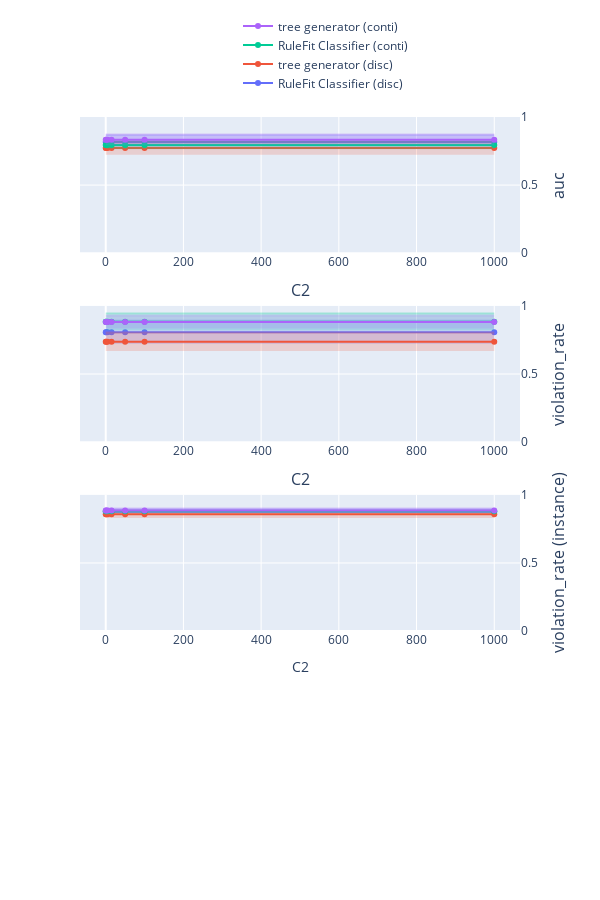

The cell this chart's notebook holds for it:
### Code cell
import plotly.graph_objects as go
from plotly.subplots import make_subplots


# グラフのデータを準備
# index = ['l-SVM-p', 'r-SVM-p', 'LogReg-p']

# index = [
#     'linear svm (L)', 
#     'non-linear svm (L)', 
#     'logistic regression (L)'
# ]

# index = [
#     'linear svm', 
#     'non-linear svm', 
#     'logistic regression'
# ]

index = [
    'RuleFit Classifier (disc)',
    'tree generator (disc)',
    'RuleFit Classifier (conti)', 
    'tree generator (conti)',
]

columns = ['auc', 'violation_rate', 'violation_rate (instance)']

title_text = "C2"


# サブプロットの作成
# fig = make_subplots(rows=1, cols=2, subplot_titles=('AUC', 'ルール違反率'))
fig = make_subplots(rows=len(index), cols=1)
showlegend=True

for row_num, col in enumerate(columns):
    tmp_mean = pd.DataFrame(
        [{info: df.loc[model_name, col] for info, df in zip(infos, dfs_mean)} for model_name in index],
        index=index
    )
    tmp_std = pd.DataFrame(
        [{info: df.loc[model_name, col] for info, df in zip(infos, dfs_std)} for model_name in index],
        index=index
    )

    # グラフ1: AUC
    for i in range(len(tmp_mean)):
        fig.add_trace(
            go.Scatter(
                x=tmp_mean.columns,
                y=tmp_mean.iloc[i, :],
                mode='lines+markers',
                name=tmp_mean.index[i],
                line=dict(color=colors_mean[i]),  # ラインの色を設定
                marker=dict(color=colors_mean[i]),  # マーカーの色を設定
                showlegend=showlegend,
            ),
            row=row_num+1, col=1
        )
        fig.add_trace(
            go.Scatter(
                x=tmp_mean.columns,
                y=tmp_mean.iloc[i, :] + tmp_std.iloc[i, :],
                mode='lines',
                line=dict(color=colors_std[i]),  # ラインの色を設定
                showlegend=False
            ),
            row=row_num+1, col=1
        )
        fig.add_trace(
            go.Scatter(
                x=tmp_mean.columns,
                y=tmp_mean.iloc[i, :] - tmp_std.iloc[i, :],
                mode='lines',
                fill='tonexty',
                fillcolor=colors_std[i],
                line=dict(color='rgba(255,255,255,0)'),
                showlegend=False
            ),
            row=row_num+1, col=1
        )
    
    # x, y 軸の設定
    fig.update_xaxes(title_text=title_text, row=row_num+1, col=1)
    fig.update_yaxes(title_text=col, range=[0, 1], row=row_num+1, col=1, side='right', title_font=dict(size=16))

    showlegend=False
    
# レイアウトの設定
fig.update_layout(
    height=len(columns) * 300,
    width=600,
    xaxis=dict(
        domain=[0, 1],  # 左側のsubplotの幅を調整
        title_font=dict(size=16)
    ),
    xaxis2=dict(
        domain=[0, 1],  # 右側のsubplotの幅を調整
        title_font=dict(size=16)
    ),
    legend=dict(
        x=0.5,
        y=1.15,
        orientation='h'  # 水平配置
    ),
)


# グラフの表示
fig.show()

### Figure 1 — Plotly figure (JSON) as saved in the notebook; plotly's stock layout.template omitted (floating-point values rounded to 4 significant figures)
{"data": [{"line": {"color": "rgba(99,110,250,1)"}, "marker": {"color": "rgba(99,110,250,1)"}, "mode": "lines+markers", "name": "RuleFit Classifier (disc)", "showlegend": true, "type": "scatter", "x": [0.1, 1, 5, 15, 50, 100, 1000], "xaxis": "x", "y": [0.8161, 0.8161, 0.8161, 0.8161, 0.8161, 0.8161, 0.8161], "yaxis": "y"}, {"line": {"color": "rgba(99,110,250,0.2)"}, "mode": "lines", "showlegend": false, "type": "scatter", "x": [0.1, 1, 5, 15, 50, 100, 1000], "xaxis": "x", "y": [0.8675, 0.8675, 0.8675, 0.8675, 0.8675, 0.8675, 0.8675], "yaxis": "y"}, {"fill": "tonexty", "fillcolor": "rgba(99,110,250,0.2)", "line": {"color": "rgba(255,255,255,0)"}, "mode": "lines", "showlegend": false, "type": "scatter", "x": [0.1, 1, 5, 15, 50, 100, 1000], "xaxis": "x", "y": [0.7647, 0.7647, 0.7647, 0.7647, 0.7647, 0.7647, 0.7647], "yaxis": "y"}, {"line": {"color": "rgba(239,85,59,1)"}, "marker": {"color": "rgba(239,85,59,1)"}, "mode": "lines+markers", "name": "tree generator (disc)", "showlegend": true, "type": "scatter", "x": [0.1, 1, 5, 15, 50, 100, 1000], "xaxis": "x", "y": [0.7723, 0.7723, 0.7723, 0.7723, 0.7723, 0.7723, 0.7723], "yaxis": "y"}, {"line": {"color": "rgba(239,85,59,0.2)"}, "mode": "lines", "showlegend": false, "type": "scatter", "x": [0.1, 1, 5, 15, 50, 100, 1000], "xaxis": "x", "y": [0.8214, 0.8214, 0.8214, 0.8214, 0.8214, 0.8214, 0.8214], "yaxis": "y"}, {"fill": "tonexty", "fillcolor": "rgba(239,85,59,0.2)", "line": {"color": "rgba(255,255,255,0)"}, "mode": "lines", "showlegend": false, "type": "scatter", "x": [0.1, 1, 5, 15, 50, 100, 1000], "xaxis": "x", "y": [0.7232, 0.7232, 0.7232, 0.7232, 0.7232, 0.7232, 0.7232], "yaxis": "y"}, {"line": {"color": "rgba(0,204,150,1)"}, "marker": {"color": "rgba(0,204,150,1)"}, "mode": "lines+markers", "name": "RuleFit Classifier (conti)", "showlegend": true, "type": "scatter", "x": [0.1, 1, 5, 15, 50, 100, 1000], "xaxis": "x", "y": [0.7951, 0.7951, 0.7951, 0.7951, 0.7951, 0.7951, 0.7951], "yaxis": "y"}, {"line": {"color": "rgba(0,204,150,0.2)"}, "mode": "lines", "showlegend": false, "type": "scatter", "x": [0.1, 1, 5, 15, 50, 100, 1000], "xaxis": "x", "y": [0.8276, 0.8276, 0.8276, 0.8276, 0.8276, 0.8276, 0.8276], "yaxis": "y"}, {"fill": "tonexty", "fillcolor": "rgba(0,204,150,0.2)", "line": {"color": "rgba(255,255,255,0)"}, "mode": "lines", "showlegend": false, "type": "scatter", "x": [0.1, 1, 5, 15, 50, 100, 1000], "xaxis": "x", "y": [0.7626, 0.7626, 0.7626, 0.7626, 0.7626, 0.7626, 0.7626], "yaxis": "y"}, {"line": {"color": "rgba(171,99,250,1)"}, "marker": {"color": "rgba(171,99,250,1)"}, "mode": "lines+markers", "name": "tree generator (conti)", "showlegend": true, "type": "scatter", "x": [0.1, 1, 5, 15, 50, 100, 1000], "xaxis": "x", "y": [0.8326, 0.8326, 0.8326, 0.8326, 0.8326, 0.8326, 0.8326], "yaxis": "y"}, {"line": {"color": "rgba(171,99,250,0.2)"}, "mode": "lines", "showlegend": false, "type": "scatter", "x": [0.1, 1, 5, 15, 50, 100, 1000], "xaxis": "x", "y": [0.8726, 0.8726, 0.8726, 0.8726, 0.8726, 0.8726, 0.8726], "yaxis": "y"}, {"fill": "tonexty", "fillcolor": "rgba(171,99,250,0.2)", "line": {"color": "rgba(255,255,255,0)"}, "mode": "lines", "showlegend": false, "type": "scatter", "x": [0.1, 1, 5, 15, 50, 100, 1000], "xaxis": "x", "y": [0.7926, 0.7926, 0.7926, 0.7926, 0.7926, 0.7926, 0.7926], "yaxis": "y"}, {"line": {"color": "rgba(99,110,250,1)"}, "marker": {"color": "rgba(99,110,250,1)"}, "mode": "lines+markers", "name": "RuleFit Classifier (disc)", "showlegend": false, "type": "scatter", "x": [0.1, 1, 5, 15, 50, 100, 1000], "xaxis": "x2", "y": [0.8072, 0.8072, 0.8072, 0.8072, 0.8072, 0.8072, 0.8072], "yaxis": "y2"}, {"line": {"color": "rgba(99,110,250,0.2)"}, "mode": "lines", "showlegend": false, "type": "scatter", "x": [0.1, 1, 5, 15, 50, 100, 1000], "xaxis": "x2", "y": [0.8932, 0.8932, 0.8932, 0.8932, 0.8932, 0.8932, 0.8932], "yaxis": "y2"}, {"fill": "tonexty", "fillcolor": "rgba(99,110,250,0.2)", "line": {"color": "rgba(255,255,255,0)"}, "mode": "lines", "showlegend": false, "type": "scatter", "x": [0.1, 1, 5, 15, 50, 100, 1000], "xaxis": "x2", "y": [0.7212, 0.7212, 0.7212, 0.7212, 0.7212, 0.7212, 0.7212], "yaxis": "y2"}, {"line": {"color": "rgba(239,85,59,1)"}, "marker": {"color": "rgba(239,85,59,1)"}, "mode": "lines+markers", "name": "tree generator (disc)", "showlegend": false, "type": "scatter", "x": [0.1, 1, 5, 15, 50, 100, 1000], "xaxis": "x2", "y": [0.7366, 0.7366, 0.7366, 0.7366, 0.7366, 0.7366, 0.7366], "yaxis": "y2"}, {"line": {"color": "rgba(239,85,59,0.2)"}, "mode": "lines", "showlegend": false, "type": "scatter", "x": [0.1, 1, 5, 15, 50, 100, 1000], "xaxis": "x2", "y": [0.8046, 0.8046, 0.8046, 0.8046, 0.8046, 0.8046, 0.8046], "yaxis": "y2"}, {"fill": "tonexty", "fillcolor": "rgba(239,85,59,0.2)", "line": {"color": "rgba(255,255,255,0)"}, "mode": "lines", "showlegend": false, "type": "scatter", "x": [0.1, 1, 5, 15, 50, 100, 1000], "xaxis": "x2", "y": [0.6687, 0.6687, 0.6687, 0.6687, 0.6687, 0.6687, 0.6687], "yaxis": "y2"}, {"line": {"color": "rgba(0,204,150,1)"}, "marker": {"color": "rgba(0,204,150,1)"}, "mode": "lines+markers", "name": "RuleFit Classifier (conti)", "showlegend": false, "type": "scatter", "x": [0.1, 1, 5, 15, 50, 100, 1000], "xaxis": "x2", "y": [0.883, 0.883, 0.883, 0.883, 0.883, 0.883, 0.883], "yaxis": "y2"}, {"line": {"color": "rgba(0,204,150,0.2)"}, "mode": "lines", "showlegend": false, "type": "scatter", "x": [0.1, 1, 5, 15, 50, 100, 1000], "xaxis": "x2", "y": [0.9466, 0.9466, 0.9466, 0.9466, 0.9466, 0.9466, 0.9466], "yaxis": "y2"}, {"fill": "tonexty", "fillcolor": "rgba(0,204,150,0.2)", "line": {"color": "rgba(255,255,255,0)"}, "mode": "lines", "showlegend": false, "type": "scatter", "x": [0.1, 1, 5, 15, 50, 100, 1000], "xaxis": "x2", "y": [0.8193, 0.8193, 0.8193, 0.8193, 0.8193, 0.8193, 0.8193], "yaxis": "y2"}, {"line": {"color": "rgba(171,99,250,1)"}, "marker": {"color": "rgba(171,99,250,1)"}, "mode": "lines+markers", "name": "tree generator (conti)", "showlegend": false, "type": "scatter", "x": [0.1, 1, 5, 15, 50, 100, 1000], "xaxis": "x2", "y": [0.8817, 0.8817, 0.8817, 0.8817, 0.8817, 0.8817, 0.8817], "yaxis": "y2"}, {"line": {"color": "rgba(171,99,250,0.2)"}, "mode": "lines", "showlegend": false, "type": "scatter", "x": [0.1, 1, 5, 15, 50, 100, 1000], "xaxis": "x2", "y": [0.9289, 0.9289, 0.9289, 0.9289, 0.9289, 0.9289, 0.9289], "yaxis": "y2"}, {"fill": "tonexty", "fillcolor": "rgba(171,99,250,0.2)", "line": {"color": "rgba(255,255,255,0)"}, "mode": "lines", "showlegend": false, "type": "scatter", "x": [0.1, 1, 5, 15, 50, 100, 1000], "xaxis": "x2", "y": [0.8345, 0.8345, 0.8345, 0.8345, 0.8345, 0.8345, 0.8345], "yaxis": "y2"}, {"line": {"color": "rgba(99,110,250,1)"}, "marker": {"color": "rgba(99,110,250,1)"}, "mode": "lines+markers", "name": "RuleFit Classifier (disc)", "showlegend": false, "type": "scatter", "x": [0.1, 1, 5, 15, 50, 100, 1000], "xaxis": "x3", "y": [0.8755, 0.8755, 0.8755, 0.8755, 0.8755, 0.8755, 0.8755], "yaxis": "y3"}, {"line": {"color": "rgba(99,110,250,0.2)"}, "mode": "lines", "showlegend": false, "type": "scatter", "x": [0.1, 1, 5, 15, 50, 100, 1000], "xaxis": "x3", "y": [0.8956, 0.8956, 0.8956, 0.8956, 0.8956, 0.8956, 0.8956], "yaxis": "y3"}, {"fill": "tonexty", "fillcolor": "rgba(99,110,250,0.2)", "line": {"color": "rgba(255,255,255,0)"}, "mode": "lines", "showlegend": false, "type": "scatter", "x": [0.1, 1, 5, 15, 50, 100, 1000], "xaxis": "x3", "y": [0.8554, 0.8554, 0.8554, 0.8554, 0.8554, 0.8554, 0.8554], "yaxis": "y3"}, {"line": {"color": "rgba(239,85,59,1)"}, "marker": {"color": "rgba(239,85,59,1)"}, "mode": "lines+markers", "name": "tree generator (disc)", "showlegend": false, "type": "scatter", "x": [0.1, 1, 5, 15, 50, 100, 1000], "xaxis": "x3", "y": [0.8573, 0.8573, 0.8573, 0.8573, 0.8573, 0.8573, 0.8573], "yaxis": "y3"}, {"line": {"color": "rgba(239,85,59,0.2)"}, "mode": "lines", "showlegend": false, "type": "scatter", "x": [0.1, 1, 5, 15, 50, 100, 1000], "xaxis": "x3", "y": [0.8841, 0.8841, 0.8841, 0.8841, 0.8841, 0.8841, 0.8841], "yaxis": "y3"}, {"fill": "tonexty", "fillcolor": "rgba(239,85,59,0.2)", "line": {"color": "rgba(255,255,255,0)"}, "mode": "lines", "showlegend": false, "type": "scatter", "x": [0.1, 1, 5, 15, 50, 100, 1000], "xaxis": "x3", "y": [0.8305, 0.8305, 0.8305, 0.8305, 0.8305, 0.8305, 0.8305], "yaxis": "y3"}, {"line": {"color": "rgba(0,204,150,1)"}, "marker": {"color": "rgba(0,204,150,1)"}, "mode": "lines+markers", "name": "RuleFit Classifier (conti)", "showlegend": false, "type": "scatter", "x": [0.1, 1, 5, 15, 50, 100, 1000], "xaxis": "x3", "y": [0.8791, 0.8791, 0.8791, 0.8791, 0.8791, 0.8791, 0.8791], "yaxis": "y3"}, {"line": {"color": "rgba(0,204,150,0.2)"}, "mode": "lines", "showlegend": false, "type": "scatter", "x": [0.1, 1, 5, 15, 50, 100, 1000], "xaxis": "x3", "y": [0.8874, 0.8874, 0.8874, 0.8874, 0.8874, 0.8874, 0.8874], "yaxis": "y3"}, {"fill": "tonexty", "fillcolor": "rgba(0,204,150,0.2)", "line": {"color": "rgba(255,255,255,0)"}, "mode": "lines", "showlegend": false, "type": "scatter", "x": [0.1, 1, 5, 15, 50, 100, 1000], "xaxis": "x3", "y": [0.8708, 0.8708, 0.8708, 0.8708, 0.8708, 0.8708, 0.8708], "yaxis": "y3"}, {"line": {"color": "rgba(171,99,250,1)"}, "marker": {"color": "rgba(171,99,250,1)"}, "mode": "lines+markers", "name": "tree generator (conti)", "showlegend": false, "type": "scatter", "x": [0.1, 1, 5, 15, 50, 100, 1000], "xaxis": "x3", "y": [0.8853, 0.8853, 0.8853, 0.8853, 0.8853, 0.8853, 0.8853], "yaxis": "y3"}, {"line": {"color": "rgba(171,99,250,0.2)"}, "mode": "lines", "showlegend": false, "type": "scatter", "x": [0.1, 1, 5, 15, 50, 100, 1000], "xaxis": "x3", "y": [0.9008, 0.9008, 0.9008, 0.9008, 0.9008, 0.9008, 0.9008], "yaxis": "y3"}, {"fill": "tonexty", "fillcolor": "rgba(171,99,250,0.2)", "line": {"color": "rgba(255,255,255,0)"}, "mode": "lines", "showlegend": false, "type": "scatter", "x": [0.1, 1, 5, 15, 50, 100, 1000], "xaxis": "x3", "y": [0.8698, 0.8698, 0.8698, 0.8698, 0.8698, 0.8698, 0.8698], "yaxis": "y3"}], "layout": {"height": 900, "legend": {"orientation": "h", "x": 0.5, "y": 1.15}, "width": 600, "xaxis": {"anchor": "y", "domain": [0, 1], "title": {"font": {"size": 16}, "text": "C2"}}, "xaxis2": {"anchor": "y2", "domain": [0, 1], "title": {"font": {"size": 16}, "text": "C2"}}, "xaxis3": {"anchor": "y3", "domain": [0, 1], "title": {"text": "C2"}}, "xaxis4": {"anchor": "y4", "domain": [0, 1]}, "yaxis": {"anchor": "x", "domain": [0.8063, 1], "range": [0, 1], "side": "right", "title": {"font": {"size": 16}, "text": "auc"}}, "yaxis2": {"anchor": "x2", "domain": [0.5375, 0.7312], "range": [0, 1], "side": "right", "title": {"font": {"size": 16}, "text": "violation_rate"}}, "yaxis3": {"anchor": "x3", "domain": [0.2687, 0.4625], "range": [0, 1], "side": "right", "title": {"font": {"size": 16}, "text": "violation_rate (instance)"}}, "yaxis4": {"anchor": "x4", "domain": [0, 0.1938]}}}
